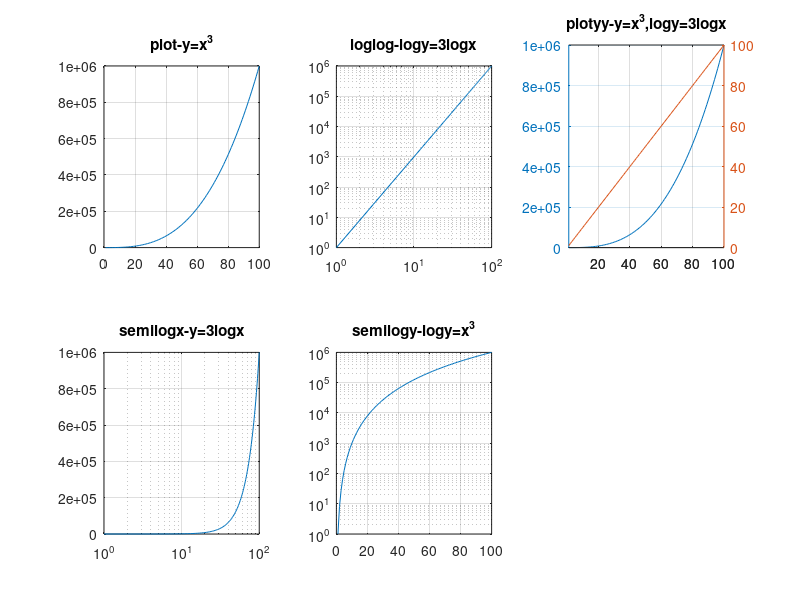

Source code (MATLAB):
%plot
x=1:1:100;
subplot(2,3,1);
plot(x,x.^3);
grid on;
title plot-y=x^3;
%loglog
subplot(2,3,2);
loglog(x,x.^3);
grid on;
title 'loglog-logy=3logx';
%plotyy
subplot(2,3,3);
plotyy(x,x.^3,x,x);
grid on;
title 'plotyy-y=x^3,logy=3logx';
%semilogx
subplot(2,3,4);
semilogx(x,x.^3);
grid on;
title 'semilogx-y=3logx';
%semilogy
subplot(2,3,5);
semilogy(x,x.^3);
grid on;
title 'semilogy-logy=x^3';